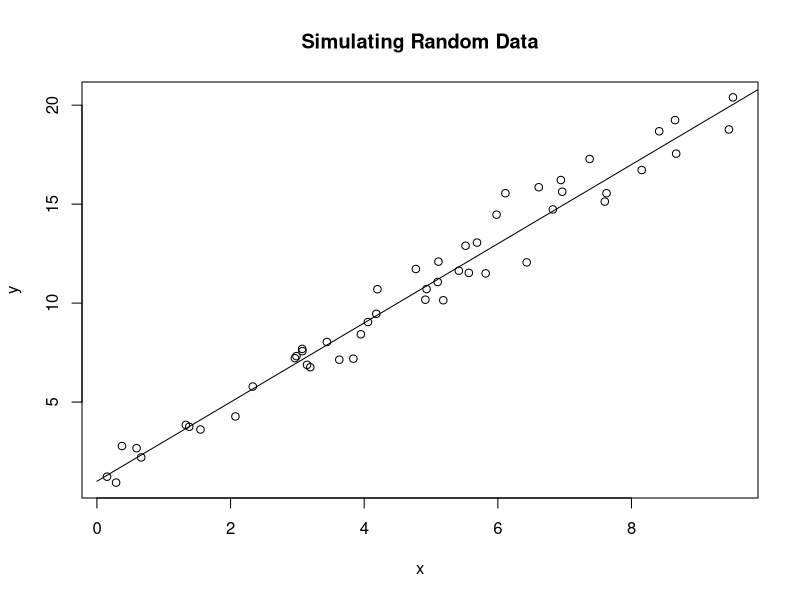
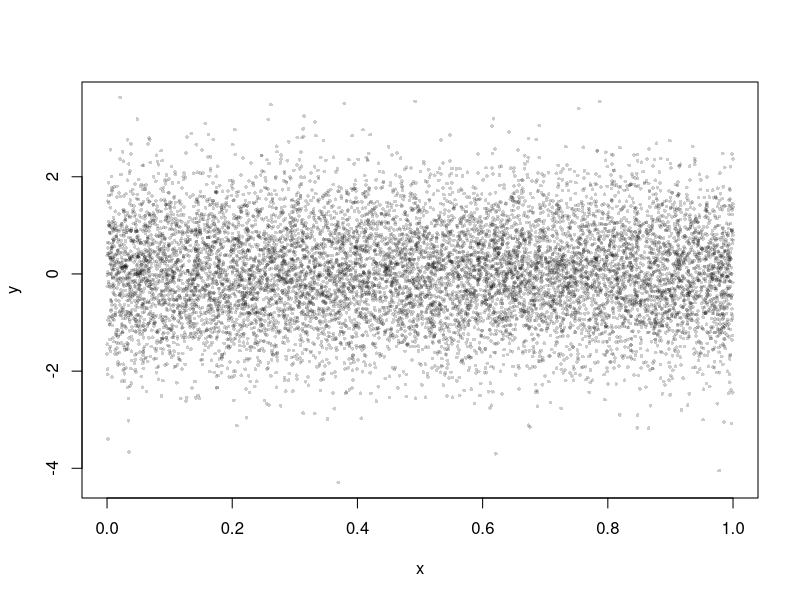
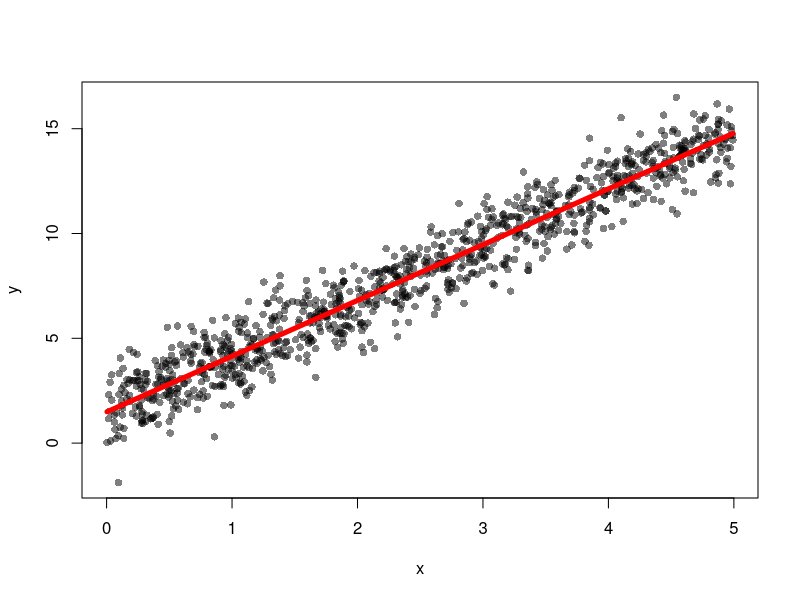

Write R code to recreate these figures, in order.
## ---- chunk 1
c(1,0,-1,2)
seq(0,10,by=2)
0:10
rep(0,times=5)
## ---- chunk 2
runif(3,0,5)
rnorm(4)
sample(0:6,20,replace=TRUE)
## ---- chunk 3
1:10 / rep(2,10)
1:5 * 1:5
## ---- chunk 4
n <- 50
x <- runif(n,0,10)
err <- rnorm(n)
y <- 2*x + 1 + err
plot(x,y)
X <- 0:10
Y <- 2*X + 1
lines(X,Y,'l')
title('Simulating Random Data')
## ---- chunk 5
x <- runif(10000)
y <- rnorm(10000)
plot(x,y,col=rgb(0,0,0,0.2),pch=16,cex=0.5)
## ---- chunk 6
matrix(1:4,2,byrow=TRUE)
matrix(1,3,2)
matrix(sample(-9:9,9,replace=TRUE),nrow=3)
## ---- chunk 7
A <- matrix(1:4,2,2,byrow=TRUE)
A * A
## ---- chunk 8
B <- matrix(2,2,2,byrow=TRUE)
A / B
## ---- chunk 9
A <- matrix(c(2,3,-1,1),nrow=2,byrow=TRUE)
A
B <- matrix(c(-1,2,0,2),nrow=2,byrow=TRUE)
B
A %*% B
## ---- chunk 10
A <- matrix( sample(-1:1,16,replace=TRUE) , nrow=4 , byrow=TRUE )
A
t(A)
## ---- chunk 11
v <- matrix( c(1,2) , nrow=1 )
w <- t(v)
v %*% w # 1^2 + 2^2 = 5
## ---- chunk 12
A <- matrix( sample(-10:10,16,replace=TRUE) , nrow=4 , byrow=TRUE )
A
B <- solve(A)
B
A %*% B
## ---- chunk 13
linreg <- function(x,y) {
  M <- matrix(nrow=length(x),ncol=2)
  M[,1] <- 1 # Set all entries in first column to 1
  M[,2] <- x # Set the second column to the x values
  Y <- matrix(y,ncol=1)
  A <- solve( t(M) %*% M ) %*% t(M) %*% Y
  
  plot(x,y,col=rgb(0,0,0,0.5),pch=16)
  X <- seq(min(x),max(x),length=3)
  lines(X, A[1,1] + A[2,1]*X,col='red',lwd=5)
  
  ymean <- sum(y) / length(y)
  total_err <- sum( (y - ymean)^2 )
  residues <- sum( (M %*% A - y)^2 )
  R2 <- 1 - residues / total_err
  
  print( paste('Linear model: y = ',
               round(A[1,1],2), ' + ',
               round(A[2,1],2),
               'x, and R2 = ',
               round(R2,2),'.',sep=''))
  return(A)
}
## ---- chunk 14
x <- runif(1000,0,5)
err <- rnorm(1000)
y <- 2.7*x + 1.4 + err
coefs <- linreg(x,y)
